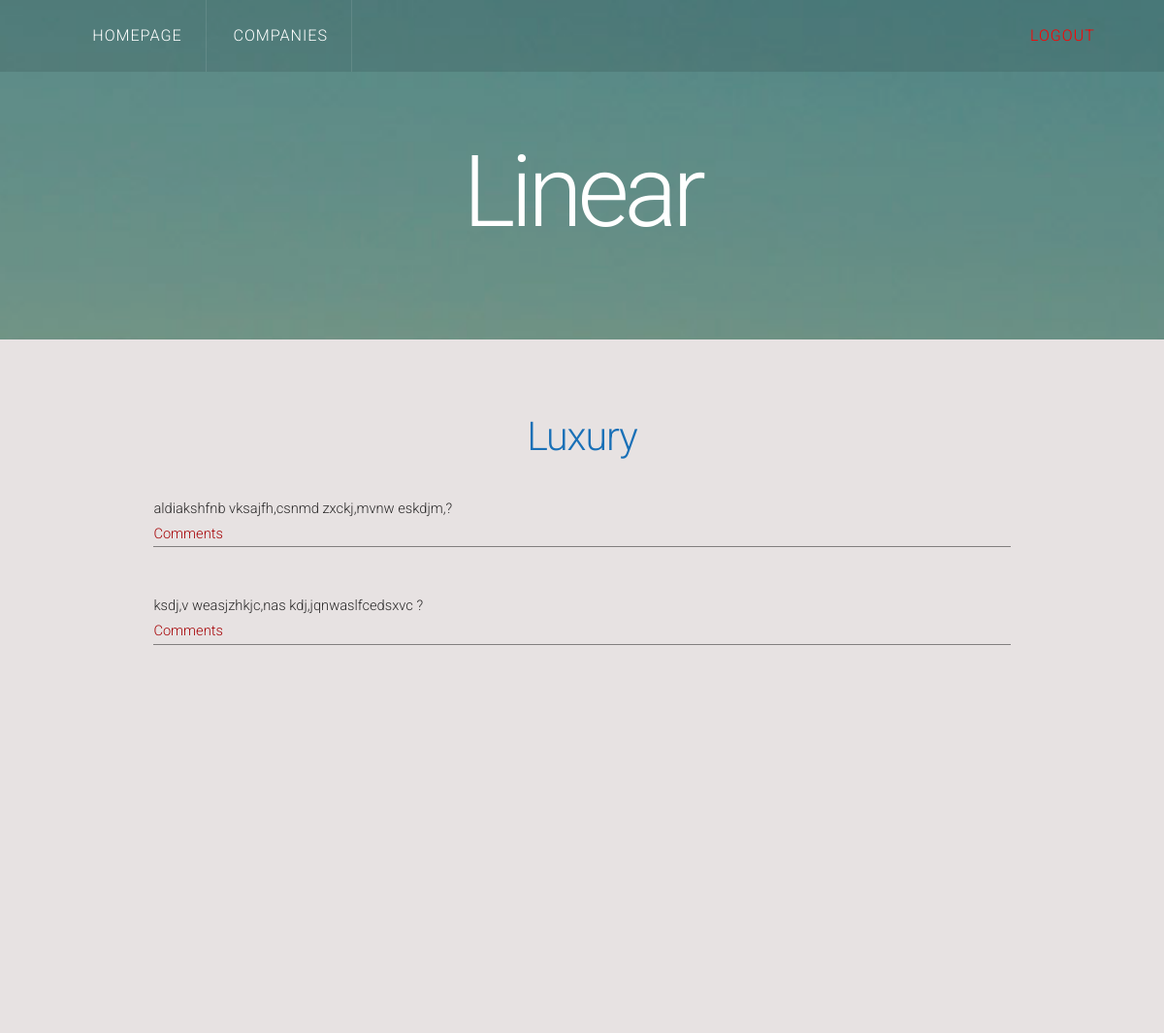
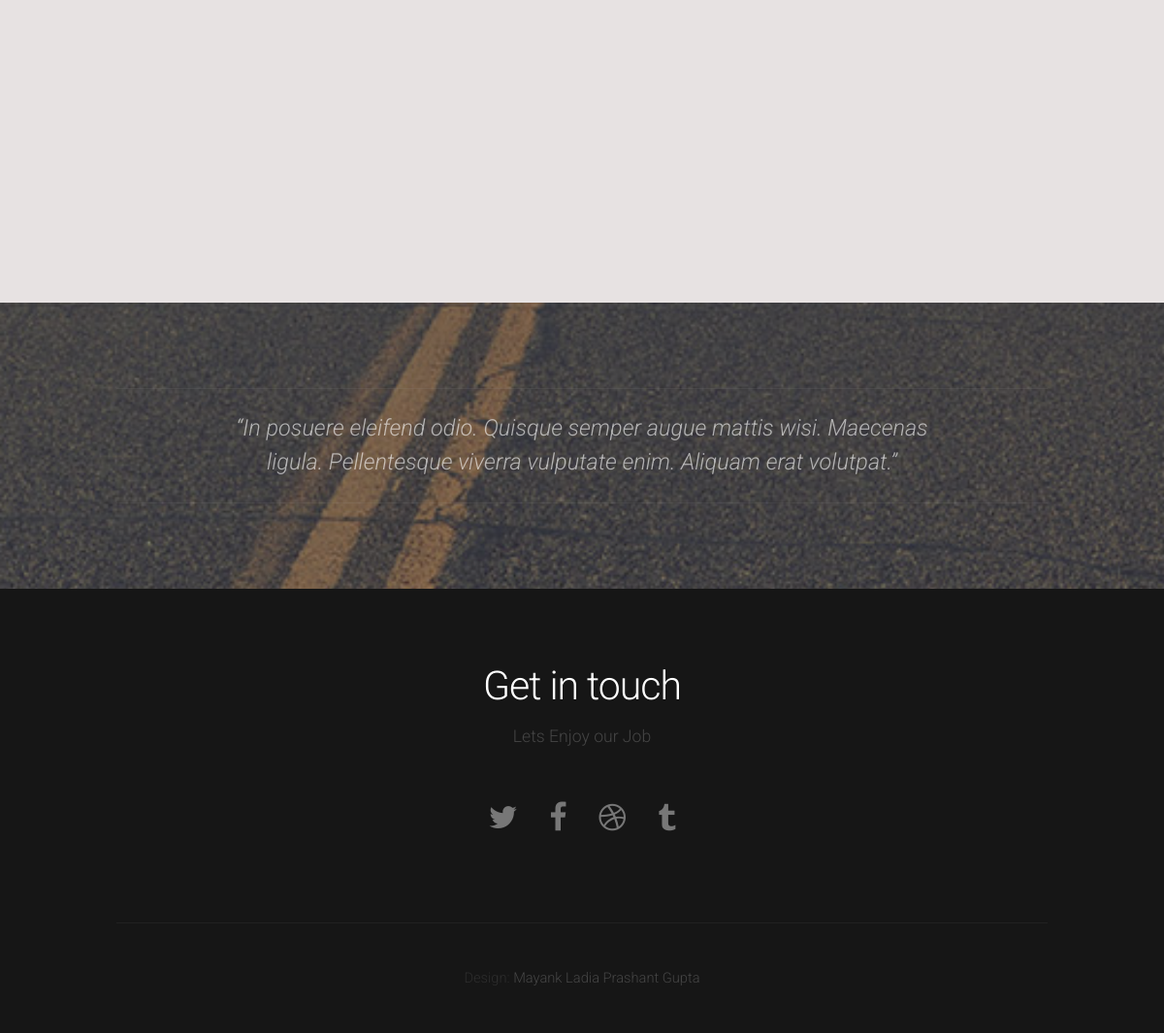
The page /luxury.php on the database its author committed (2 pictures, top to bottom).
### tables this page shows
CREATE TABLE IF NOT EXISTS `luxury` (
  `cid` int(10) NOT NULL,
  `pid` int(10) NOT NULL,
  `ques` text NOT NULL,
  `uid` int(10) NOT NULL,
  PRIMARY KEY (`cid`,`pid`)
);

### luxury.php (the view, shortened to what this page needs)
<!DOCTYPE HTML>
<html>
	<head>
	</head>
    <?php
$hostname_con_hack = "localhost";
$username_con_hack = "root";
$password_con_hack = "";
$con_hack = mysql_pconnect($hostname_con_hack, $username_con_hack, $password_con_hack) or trigger_error(mysql_error(),E_USER_ERROR);
?>
<?php
$uu="SELECT uid from log";
	$uu=mysql_query($uu,$con_hack);
	$u=mysql_fetch_assoc($uu);
	$un=$u['uid'];
	if($un){
		$uq="SELECT name from user where uid='$un'";
		$uu=mysql_query($uq,$con_hack);
		$ua=mysql_fetch_assoc($uu);
		$user=$ua['name'];
	}
	else
	$user=0;
?>
<?php
$com="SELECT cid from comp where chk=0";
 $cc=mysql_query($com,$con_hack);
 $ccr=mysql_fetch_assoc($cc);
 $cid=$ccr['cid'];
 $lqr="SELECT * from luxury where cid='$cid'";
 $lq=mysql_query($lqr,$con_hack);
 $lux=mysql_fetch_assoc($lq);
?>
	<body>
		<div id="header">
			<div id="nav-wrapper">
				<nav id="nav">
					<ul>
						<li class="active"><a href="index">Homepage</a></li>
						<li><a href="hack2/companies">Companies</a></li>
                       <?php if(!$user){ ?> <li ><a href="hack1/login">Login</a></li>
                       <span>&nbsp;&nbsp;&nbsp;&nbsp;&nbsp;&nbsp;&nbsp;&nbsp;&nbsp;&nbsp;&nbsp;&nbsp;&nbsp;&nbsp;&nbsp;&nbsp;  </span>
                        <?php }
						else {?>
                       <span>&nbsp;&nbsp;&nbsp;&nbsp;&nbsp;&nbsp;&nbsp;&nbsp;&nbsp;&nbsp;&nbsp;&nbsp;&nbsp;&nbsp;&nbsp;&nbsp; <a href="hack1/login" style="color:red">LOGOUT </a></span> <?php } ?>
					</ul>
				</nav>
			</div>
			<div class="container">
				<div id="logo">
					<h1><a href="#">Linear</a></h1>
				</div>
			</div>
		</div>
		<div id="main">
			<div id="content" class="container">
				<section>
					<header>
						<h2>Luxury</h2>
					</header>
					<div id="allt">
					<div id="typed">
                 <?php $n=3; do { ?> <div id="postt">
           <?php echo $lux['ques'];
		        ?>
                    <div id="linked" onClick="fun1(this.id)"><a href="#content" style="color:#A60407">Comments</a></div>
                    </div> <?php }while( $lux=mysql_fetch_assoc($lq) ); ?>
                    </div>
                    </div>
				</section>
			</div>
		</div>
		<div id="tweet">
			<div class="container">
				<section>
					<blockquote>&ldquo;In posuere eleifend odio. Quisque semper augue mattis wisi. Maecenas ligula. Pellentesque viverra vulputate enim. Aliquam erat volutpat.&rdquo;</blockquote>
				</section>
			</div>
		</div>
		<div id="footer">
			<div class="container">
				<section>
					<header>
						<h2>Get in touch</h2>
						<span class="byline">Lets Enjoy our Job</span>
					</header>
					<ul class="contact">
						<li><a href="#" class="fa fa-twitter"><span>Twitter</span></a></li>
						<li class="active"><a href="#" class="fa fa-facebook"><span>Facebook</span></a></li>
						<li><a href="#" class="fa fa-dribbble"><span>Pinterest</span></a></li>
						<li><a href="#" class="fa fa-tumblr"><span>Google+</span></a></li>
					</ul>
				</section>
			</div>
		</div>
		<div id="copyright">
			<div class="container">
				Design: <a href="http://www.codechef.com/users/mladia163"> Mayank Ladia </a>
                <a href="http://www.codechef.com/users/prasha14nt"> Prashant Gupta </a>
			</div>
		</div>
	</body>
</html>

### css/style.css (style rules this page uses)
#nav>ul>span { display: inline-block; letter-spacing: 0.06em; text-decoration: none; text-transform: uppercase; font-size: 1.1em; outline: 0; color: #FFF; margin-left: 51%; }
body { margin: 0; padding: 0; background: #161616; }
body,input,textarea,select { font-family: 'Roboto', sans-serif; font-size: 11pt; font-weight: 300; line-height: 1.75em; color: #777; }
h1,h2,h3,h4,h5,h6 { font-weight: 300; color: #777; }
h2 { letter-spacing: -0.025em; }
h1 a, h2 a, h3 a, h4 a, h5 a, h6 a { color: inherit; text-decoration: none; }
a { text-decoration: none; color: #80BA8E; }
blockquote { border-left: solid 0.5em #ddd; padding: 1em 0 1em 2em; font-style: italic; }
header { margin-bottom: 1.6em; }
header .byline { display: block; margin: 1.5em 0 0 0; padding: 0 0 0.5em 0; }
section, article { margin-bottom: 3em; }
section > :last-child, article > :last-child { margin-bottom: 0; }
section:last-child, article:last-child { margin-bottom: 0; }
.fa { text-decoration: none; }
.fa:before { display:inline-block; font-family: FontAwesome; font-size: 1.25em; text-decoration: none; font-style: normal; font-weight: normal; line-height: 1; -webkit-font-smoothing:antialiased; -moz-osx-font-smoothing:grayscale; }
.fa-twitter:before { content:"\f099" }
.fa-facebook:before { content:"\f09a" }
.fa-tumblr:before { content:"\f173" }
.fa-dribbble:before { content:"\f17d" }
ul.contact { padding: 1.5em 0 0 0; list-style: none; cursor: default; }
ul.contact li { display: inline-block; margin: 0 1em; }
ul.contact li a { color: inherit; font-size: 1.75em; display: inline-block; -moz-transition: color 0.35s ease-in-out, background-color 0.35s ease-in-out; -webkit-transition: color 0.35s ease-in-out, background-color 0.35s ease-in-out; -o-transition: color 0.35s ease-in-out, background-color 0.35s ease-in-out; -ms-transition: color 0.35s ease-in-out, background-color 0.35s ease-in-out; transition: color 0.35s ease-in-out, background-color 0.35s ease-in-out; }
#allt { width: 100%; }
#header { position: relative; background: url(../images/header.jpg) no-repeat bottom center; background-attachment: fixed; background-size: cover; text-align: center; }
#header:before { content: ''; position: absolute; left: 0; top: 0; width: 100%; height: 100%; background: rgba(64,64,64,0.125); }
#logo { position: relative; z-index: 1; }
#logo h1 { color: #FFF; }
#logo a { display: block; text-decoration: none; font-weight: 300; line-height: 1em; font-size: 7em; color: #FFF; letter-spacing: -0.05em; margin: 0 0 0.125em 0; }
#nav-wrapper { background: rgba(0,0,0,.1); position: absolute; top: 0; left: 0; width: 100%; }
#nav > ul { margin: 0; padding: 0; text-align: center; }
#nav > ul > li { display: inline-block; border-right: 1px solid; border-color: rgba(255,255,255,.1); }
#nav > ul > li > a, #nav > ul > li > span { display: inline-block; padding: 1.5em 1.5em; letter-spacing: 0.06em; text-decoration: none; text-transform: uppercase; font-size: 1.1em; outline: 0; color: #FFF; }
#nav li.active a { color: #FFF; }
#main { position: relative; background: #fff; height: 50em; }
#footer { position: relative; text-align: center; }
#footer header h2 { color: #FFF !important; }
#footer header .byline { color: rgba(255,255,255,.2); }
#copyright { position: relative; text-align: center; color: #774535; }
#copyright .container { padding: 3em 0em; border-top: 1px solid; border-color: rgba(255,255,255,.05); color: rgba(255,255,255,.1); }
#copyright a { text-decoration: none; color: rgba(255,255,255,.2); }
#tweet { position: relative; text-align: center; background: url(../images/header.jpg) no-repeat center center; background-attachment: fixed; background-size: cover; }
#tweet:before { content: ''; position: absolute; left: 0; top: 0; width: 100%; height: 100%; background: rgba(64,64,64,0.5); }
#tweet section { border-top: 1px solid; border-bottom: 1px solid; border-color: rgba(255,255,255,.1); }
#tweet blockquote { position: relative; border: none; margin: 0; font-weight: 300; color: rgba(255,255,255,.6); }
#postt { margin-top: 5%; margin-right: 4%; margin-bottom: 5%; margin-left: 4%; border-color: #827F7F; border-bottom-width: 1px; border-style: solid; color: #2A2929; }
#linked a { color: #A60407; }

### css/style-1000px.css (style rules this page uses)
body,input,textarea,select { font-size: 11pt; }
header { margin-bottom: 1.6em; }
header h2 { font-size: 2.8em; }
header .byline { font-size: 1.2em; }
#tweet blockquote { font-size: 1.6em; }

### rows shown on the page
luxury: ques "aldiakshfnb vksajfh,csnmd zxckj,mvnw eskdjm,?"
luxury: ques "ksdj,v weasjzhkjc,nas kdj,jqnwaslfcedsxvc ?"
